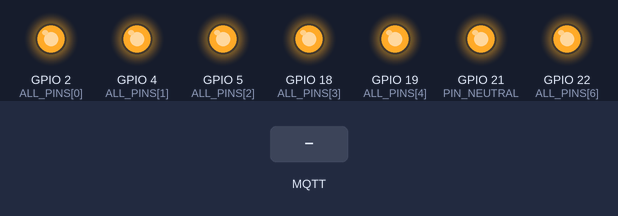
Bench run of a sketch on a simulated ESP32. Shown: output pins drawn as LEDs (lit = HIGH). Inputs (shaded band) come from the test bench. WiFi joins after 1.5 s; servers stay silent unless stated; no MQTT or app messages arrive unless stated; what the sketch prints to the serial monitor is not drawn.

Above: at 0.7 s.
At 3.7 s:
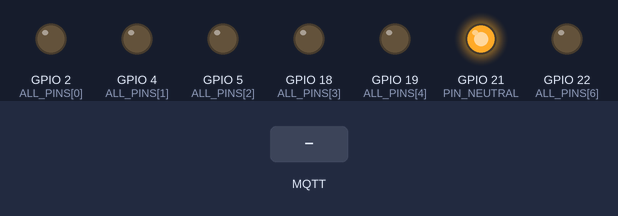
3.8 s: MQTT message "1" arrives on the first subscribed topic
At 4.4 s:
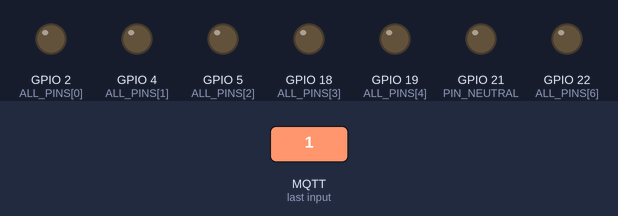
5.3 s: MQTT message "on" arrives on the first subscribed topic
Timing chart, 0 to 8.3 s (numbered marks = the images above; inputs shaded):
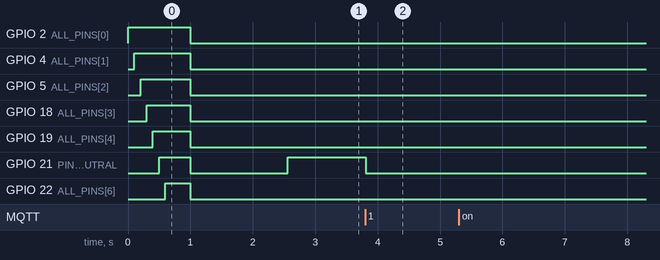

Measured:
- after the input at 3.8 s, GPIO 21 (PIN_NEUTRAL): HIGH → LOW at once
- after the input at 5.3 s, every drawn part: stays the same

The sketch:

led.ino.ino
```cpp
/*
  esp32_emotion_led.ino
  ========================
  Emotion-Aware Smart Room — ESP32 Firmware

  - Kết nối WiFi
  - Subscribe MQTT topic: smartroom/emotion
  - Bật LED đúng GPIO theo cảm xúc nhận được
  - Blink pattern khác nhau cho từng cảm xúc

  Thư viện cần cài (Arduino IDE → Library Manager):
    - PubSubClient by Nick O'Leary  (v2.8)
    - ArduinoJson by Benoit Blanchon (v7.x)

  Board: ESP32 Dev Module

  ════════════════════════════════════════════
  SƠ ĐỒ ĐẤU DÂY:

  ESP32 GPIO2  → Điện trở 220Ω → LED(+) → LED(-) → GND
  ESP32 GPIO4  → Điện trở 220Ω → LED(+) → LED(-) → GND
  ESP32 GPIO5  → Điện trở 220Ω → LED(+) → LED(-) → GND
  ESP32 GPIO18 → Điện trở 220Ω → LED(+) → LED(-) → GND
  ESP32 GPIO19 → Điện trở 220Ω → LED(+) → LED(-) → GND
  ESP32 GPIO21 → Điện trở 220Ω → LED(+) → LED(-) → GND
  ESP32 GPIO22 → Điện trở 220Ω → LED(+) → LED(-) → GND

  Nếu chỉ có 1 LED: cắm vào GPIO2 là đủ để test.
  ════════════════════════════════════════════
*/

#include <WiFi.h>
#include <PubSubClient.h>
#include <ArduinoJson.h>

// ─────────────────────────────────────────────
// CONFIG — chỉnh tại đây
// ─────────────────────────────────────────────
const char* WIFI_SSID     = "Khanh";
const char* WIFI_PASSWORD = "@133057k";

const char* MQTT_BROKER   = "broker.hivemq.com";
const int   MQTT_PORT     = 1883;
const char* MQTT_TOPIC    = "smartroom/emotion";
const char* MQTT_CLIENT_ID = "esp32-smartroom-001";
// ─────────────────────────────────────────────

// GPIO cho từng cảm xúc (phải khớp với Python)
const int PIN_HAPPY    = 2;
const int PIN_SAD      = 4;
const int PIN_ANGRY    = 5;
const int PIN_FEAR     = 18;
const int PIN_SURPRISE = 19;
const int PIN_NEUTRAL  = 21;
const int PIN_DISGUST  = 22;

const int ALL_PINS[]   = {2, 4, 5, 18, 19, 21, 22};
const int PIN_COUNT    = 7;

// Blink pattern: {số lần, thời gian ON (ms), thời gian OFF (ms)}
struct BlinkPattern {
  int times;
  int on_ms;
  int off_ms;
};

BlinkPattern PATTERNS[] = {
  {3, 200, 100},   // happy    — 3 lần, nhanh
  {1, 800, 0},     // sad      — 1 lần, chậm dài
  {5, 80,  80},    // angry    — 5 lần, rất nhanh
  {2, 300, 200},   // fear     — 2 lần, run run
  {4, 100, 100},   // surprise — 4 lần, nhanh
  {1, 500, 0},     // neutral  — 1 lần, trung bình
  {2, 150, 300},   // disgust  — 2 lần, chậm
};

String EMOTION_NAMES[] = {
  "happy", "sad", "angry", "fear", "surprise", "neutral", "disgust"
};

WiFiClient   wifiClient;
PubSubClient mqttClient(wifiClient);

String currentEmotion = "neutral";
int    activePin      = PIN_NEUTRAL;
bool   newEmotion     = false;
int    patternIndex   = 5; // neutral mặc định


// ══════════════════════════════════════════════
// WIFI
// ══════════════════════════════════════════════
void connectWiFi() {
  Serial.print("[WiFi] Connecting to ");
  Serial.println(WIFI_SSID);
  WiFi.begin(WIFI_SSID, WIFI_PASSWORD);

  int attempts = 0;
  while (WiFi.status() != WL_CONNECTED && attempts < 30) {
    delay(500);
    Serial.print(".");
    attempts++;
  }

  if (WiFi.status() == WL_CONNECTED) {
    Serial.println("\n[WiFi] Connected!");
    Serial.print("[WiFi] IP: ");
    Serial.println(WiFi.localIP());
  } else {
    Serial.println("\n[WiFi] Failed! Restarting…");
    ESP.restart();
  }
}


// ══════════════════════════════════════════════
// MQTT CALLBACK — nhận message
// ══════════════════════════════════════════════
void onMqttMessage(char* topic, byte* payload, unsigned int length) {
  // Parse JSON
  StaticJsonDocument<256> doc;
  DeserializationError err = deserializeJson(doc, payload, length);

  if (err) {
    Serial.print("[MQTT] JSON parse error: ");
    Serial.println(err.c_str());
    return;
  }

  const char* emotion = doc["emotion"];
  float confidence    = doc["confidence"];
  int gpio            = doc["gpio"];

  Serial.printf("[MQTT] Received → emotion: %s | confidence: %.1f%% | gpio: %d\n",
                emotion, confidence, gpio);

  currentEmotion = String(emotion);
  activePin      = gpio;
  newEmotion     = true;

  // Tìm pattern index
  patternIndex = 5; // default neutral
  for (int i = 0; i < 7; i++) {
    if (EMOTION_NAMES[i] == currentEmotion) {
      patternIndex = i;
      break;
    }
  }
}


// ══════════════════════════════════════════════
// MQTT CONNECT
// ══════════════════════════════════════════════
void connectMQTT() {
  while (!mqttClient.connected()) {
    Serial.print("[MQTT] Connecting to ");
    Serial.print(MQTT_BROKER);
    Serial.print("…");

    if (mqttClient.connect(MQTT_CLIENT_ID)) {
      Serial.println(" Connected!");
      mqttClient.subscribe(MQTT_TOPIC);
      Serial.printf("[MQTT] Subscribed to: %s\n", MQTT_TOPIC);
    } else {
      Serial.printf(" Failed (state=%d), retry in 3s\n", mqttClient.state());
      delay(3000);
    }
  }
}


// ══════════════════════════════════════════════
// LED HELPERS
// ══════════════════════════════════════════════
void allLedsOff() {
  for (int i = 0; i < PIN_COUNT; i++) {
    digitalWrite(ALL_PINS[i], LOW);
  }
}

void blinkLed(int pin, BlinkPattern& p) {
  allLedsOff();
  for (int i = 0; i < p.times; i++) {
    digitalWrite(pin, HIGH);
    delay(p.on_ms);
    digitalWrite(pin, LOW);
    if (i < p.times - 1) delay(p.off_ms);
  }
  // Sau khi blink xong: giữ sáng LED
  digitalWrite(pin, HIGH);
}


// ══════════════════════════════════════════════
// SETUP
// ══════════════════════════════════════════════
void setup() {
  Serial.begin(115200);
  Serial.println("\n[BOOT] Emotion-Aware Smart Room — ESP32");

  // Setup tất cả LED pins
  for (int i = 0; i < PIN_COUNT; i++) {
    pinMode(ALL_PINS[i], OUTPUT);
    digitalWrite(ALL_PINS[i], LOW);
  }

  // Boot animation: bật lần lượt tất cả LED
  Serial.println("[BOOT] LED test…");
  for (int i = 0; i < PIN_COUNT; i++) {
    digitalWrite(ALL_PINS[i], HIGH);
    delay(100);
  }
  delay(300);
  allLedsOff();

  connectWiFi();

  mqttClient.setServer(MQTT_BROKER, MQTT_PORT);
  mqttClient.setCallback(onMqttMessage);
  mqttClient.setKeepAlive(60);

  connectMQTT();

  Serial.println("[BOOT] Ready! Waiting for emotions…");

  // Bật LED neutral mặc định
  digitalWrite(PIN_NEUTRAL, HIGH);
}


// ══════════════════════════════════════════════
// LOOP
// ══════════════════════════════════════════════
void loop() {
  // Reconnect nếu mất kết nối
  if (WiFi.status() != WL_CONNECTED) {
    Serial.println("[WiFi] Lost connection, reconnecting…");
    connectWiFi();
  }

  if (!mqttClient.connected()) {
    connectMQTT();
  }

  mqttClient.loop();

  // Xử lý cảm xúc mới
  if (newEmotion) {
    newEmotion = false;
    Serial.printf("[LED] Blink pattern for: %s on GPIO%d\n",
                  currentEmotion.c_str(), activePin);
    blinkLed(activePin, PATTERNS[patternIndex]);
  }

  delay(10);
}
```
